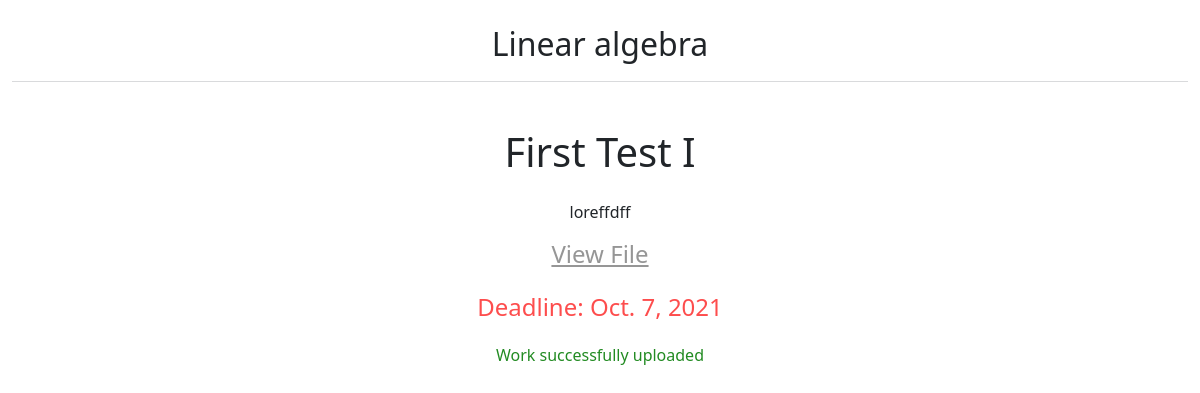
The page /academiaweb/courses/course=Mathematics I/topic=Linear algebra/assignment=First Test I (signed in) on the database its author committed.
### main_app/models.py (models this page shows, shortened)
class ClassWork(models.Model):
    author   = models.ForeignKey(Teachers,on_delete=models.CASCADE)
    year     = models.ForeignKey(SchoolYears,on_delete=models.CASCADE)
    course   = models.ForeignKey(Courses,on_delete=models.CASCADE)
    topic    = models.ForeignKey(CourseTopic,on_delete=models.CASCADE)
    title    = models.CharField(max_length=50)
    instructions = models.TextField()
    file     = models.FileField(upload_to=upload_location_assignment,null=True,blank=True)
    deadline = models.DateField(null=True,blank=True)
    created = models.DateTimeField(auto_now=datetime.datetime.now())

class CourseTopic(models.Model):
    id          = models.AutoField(primary_key=True)
    course      = models.ForeignKey(Courses,on_delete=models.CASCADE,)
    name        = models.CharField(max_length=200)
    description = models.TextField()
    year        = models.ForeignKey(SchoolYears,on_delete=models.CASCADE)
    class Meta():
        verbose_name        = 'Course Content'
        verbose_name_plural = 'Courses Content'
    def __str__(self):
        return self.name

### main_app/views.py (the view, shortened to what this page needs)
# urls.py: path('courses/course=<str:course>/topic=<str:topic>/assignment=<str:assignment>',views.Assignment,name='assignment'),
@login_required(login_url='login')
def Assignment(request,course,topic,assignment):
    from datetime import date
    topic    = CourseTopic.objects.get(name=topic)
    course   = Courses.objects.get(name=course)
    if request.user.is_teacher:
        if Teachers.objects.get(user =request.user).course == course:
            teacher_course = True
        else:
            teacher_course = False
    else:
        teacher_course = False
    assignment = ClassWork.objects.get(title=assignment)
    deadline   = date.today()
    if request.user.is_student:
        if StudentWorks.objects.filter(assignment=assignment,student=Students.objects.get(user =request.user)).all():
            worked_already_sub = True
        else:
            worked_already_sub = False
    else:
            worked_already_sub = False
    context = {'assignment':assignment,'deadline':deadline,'worked_already_sub':worked_already_sub,'teacher_course':teacher_course}
    return render(request,'assignment.html',context)

### main_app/templates/assignment.html (shortened to what this page needs)
{% extends 'base.html' %}
{% load static %}
{% block content %}
<div class="container-fluid">
    <div class="title">
        <h2><a href="{% url 'topic' course=assignment.course.name topic=assignment.topic.name  %}">{{assignment.topic}}</a></h2>
    </div>
    <div class="assignment">
        <h1>{{assignment.title}}</h1>
        <p>{{assignment.instructions}}</p>
        <h4><a href="{{assignment.file.url}}">View File</a></h4>
        <h4 style="color: rgb(253, 77, 77); padding: 1rem 0;">Deadline: {{assignment.deadline}}</h4>
    </div>
    {%  if request.user.is_student %}
    {% if worked_already_sub %}
    <h6 style="text-align: center; color: forestgreen;">Work successfully uploaded</h6>
    {% endif %}
    {% endif %}
</div>
{% endblock %}

### main_app/templates/base.html (style rules this page uses)
html { scroll-behavior: smooth; }

### main_app/templates/assignment.html (style rules this page uses)
.container-fluid .title { border-bottom: 1px solid #d9dadc; padding: 25px 0 10px; margin-bottom: 30px; text-align: center; }
.title a { text-decoration: none; color: #212529; }
.assignment { text-align: center; }
h4,p,h1 { padding: 1rem 0 0 0; }
p { width: 60%; margin: auto; }
a { color: rgb(150, 150, 150) }

### rows shown on the page
ClassWork: topic "Linear algebra", title "First Test I", instructions "loreffdff", deadline "Oct. 7, 2021"
